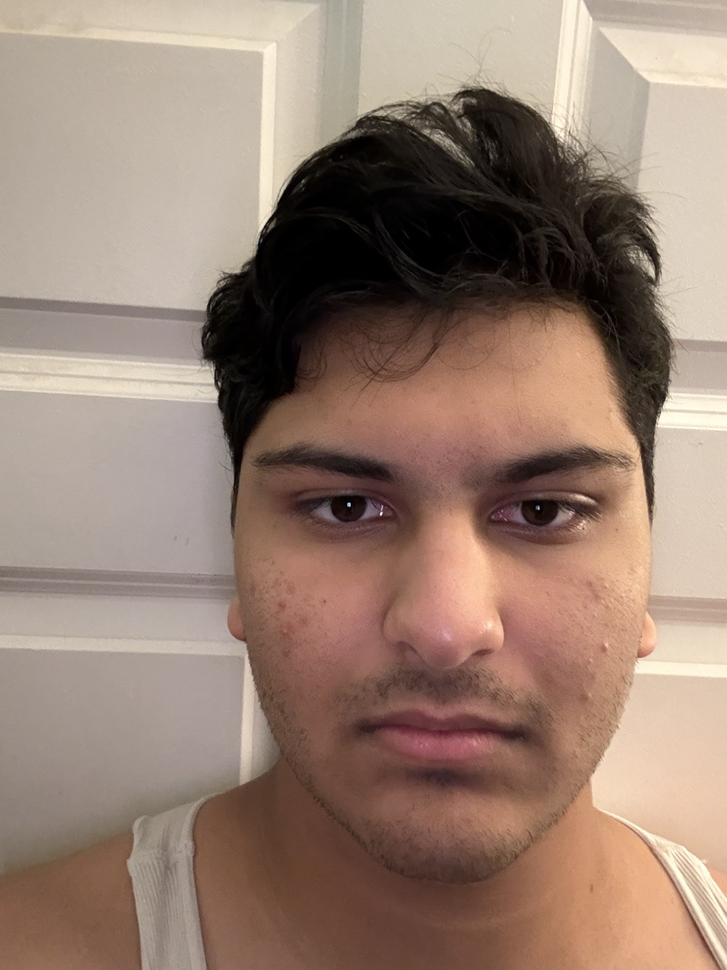
#> input picture backend/uploads/before_IMG_0707.jpeg, 727 x 970 px, shrunk from 2316 x 3088 before the run
$ python -i face_analysis_simple.py   (imports and definitions only)
#> lines starting #> are read from the running program, lines starting #| are printed output that depends on the picture
import cv2
import numpy as np
from typing import Tuple, Dict, Optional
import math

class FaceAnalyzer:
    def __init__(self):
        # Initialize OpenCV face detection
        self.face_cascade = cv2.CascadeClassifier(cv2.data.haarcascades + 'haarcascade_frontalface_default.xml')
        self.eye_cascade = cv2.CascadeClassifier(cv2.data.haarcascades + 'haarcascade_eye.xml')

    def analyze_face(self, image_path: str) -> Tuple[Optional[np.ndarray], Dict]:
        """Analyze face and return landmarks and measurements"""
#> called with image_path = 'uploads/before_IMG_0707.jpeg'
        # Read image
        image = cv2.imread(image_path)
#> image is the input picture: shape (970, 727, 3); mean B, G, R 114.4, 128.4, 151.9
        if image is None:
            return None, {}

        # Convert to grayscale for face detection
        gray = cv2.cvtColor(image, cv2.COLOR_BGR2GRAY)
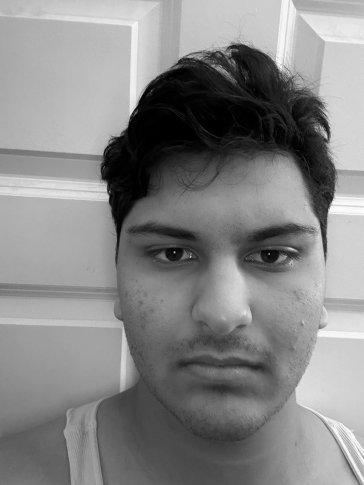
#> gray: shape (970, 727) (shown at 1/2 size); min 0, max 253, mean 133.8

        # Detect faces
        faces = self.face_cascade.detectMultiScale(gray, 1.1, 4)
#> faces = [[181, 321, 503, 503]]

        if len(faces) == 0:
            return None, {}

        # Get the first face
        (x, y, w, h) = faces[0]
#> x = 181; y = 321; w = 503; h = 503

        # Create a simple face region
        face_region = gray[y:y+h, x:x+w]
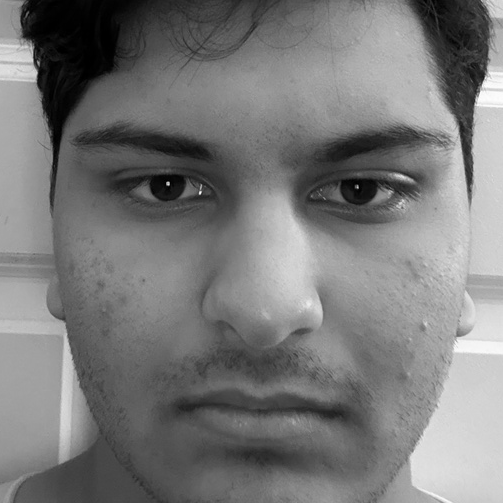
#> face_region: shape (503, 503); min 0, max 253, mean 120.8

        # Detect eyes within the face
        eyes = self.eye_cascade.detectMultiScale(face_region)
#> eyes = [[208, 339, 46, 46], [110, 132, 109, 109], [300, 132, 113, 113]]

        # Create simple landmarks based on face detection
        landmarks = self._create_simple_landmarks(x, y, w, h, eyes)

        # Calculate measurements
        measurements = self._calculate_measurements(landmarks, image.shape)

        return landmarks, measurements

    def _create_simple_landmarks(self, x, y, w, h, eyes):
        """Create simple facial landmarks based on face detection"""
#> called with x = 181, y = 321, w = 503, h = 503, eyes = array of shape (3, 4)
        landmarks = []

        # Face center
        center_x = x + w // 2
#> center_x = 432
        center_y = y + h // 2
#> center_y = 572

        # Basic facial points
        landmarks.append([center_x, center_y, 0])  # Face center
        landmarks.append([center_x, y + h * 0.3, 0])  # Forehead
        landmarks.append([center_x, y + h * 0.7, 0])  # Chin
        landmarks.append([x + w * 0.3, center_y, 0])  # Left cheek
        landmarks.append([x + w * 0.7, center_y, 0])  # Right cheek

        # Eye positions (simplified)
        if len(eyes) >= 2:
            # Sort eyes by x position
            eyes = sorted(eyes, key=lambda eye: eye[0])
#> eyes = [[110, 132, 109, 109], [208, 339, 46, 46], [300, 132, 113, 113]]
            left_eye = eyes[0]
#> left_eye = [110, 132, 109, 109]
            right_eye = eyes[1]
#> right_eye = [208, 339, 46, 46]

            # Left eye center
            left_eye_x = x + left_eye[0] + left_eye[2] // 2
#> left_eye_x = 345
            left_eye_y = y + left_eye[1] + left_eye[3] // 2
#> left_eye_y = 507
            landmarks.append([left_eye_x, left_eye_y, 0])

            # Right eye center
            right_eye_x = x + right_eye[0] + right_eye[2] // 2
#> right_eye_x = 412
            right_eye_y = y + right_eye[1] + right_eye[3] // 2
#> right_eye_y = 683
#> in analyze_face, `landmarks = self._create_simple_landmarks(x, y, w, h, eyes)`: landmarks = [[432, 572, 0], [432, 471.9, 0], [432, 673.1, 0], [331.9, 572, 0], [533.1, 572, 0], [345, 507, 0], [412, 683, 0], [432, 572.5, 0], [432, 723.4, 0]]
            landmarks.append([right_eye_x, right_eye_y, 0])
        else:
            # Default eye positions
            landmarks.append([x + w * 0.35, y + h * 0.4, 0])  # Left eye
            landmarks.append([x + w * 0.65, y + h * 0.4, 0])  # Right eye

        # Nose (center of face)
        landmarks.append([center_x, y + h * 0.5, 0])

        # Mouth (lower third)
        landmarks.append([center_x, y + h * 0.8, 0])

        return np.array(landmarks)

    def _calculate_measurements(self, landmarks: np.ndarray, image_shape: Tuple[int, int, int]) -> Dict:
        """Calculate facial measurements and ratios"""
#> called with landmarks = array of shape (9, 3), image_shape = (970, 727, 3)
        height, width = image_shape[:2]

        # Convert normalized coordinates to pixel coordinates
        landmarks_px = landmarks.copy()
#> landmarks_px has the same summary as landmarks in analyze_face

        # Calculate symmetry score (simplified)
        symmetry_score = self._calculate_symmetry(landmarks_px)

        # Calculate basic ratios
        if len(landmarks_px) >= 7:  # Ensure we have enough points
            # Eye distance
            left_eye = landmarks_px[5] if len(landmarks_px) > 5 else landmarks_px[0]
            right_eye = landmarks_px[6] if len(landmarks_px) > 6 else landmarks_px[1]
            eye_distance = np.linalg.norm(right_eye - left_eye)

            # Face width (approximate)
            face_width = width * 0.6  # Rough estimate

            # Nose width (simplified)
            nose_width = eye_distance * 0.8

            # Nose to IPD ratio
            nose_to_ipd_ratio = nose_width / eye_distance if eye_distance > 0 else 1.0

            # Chin projection (simplified)
            chin_projection = abs(landmarks_px[2][0] - landmarks_px[0][0])  # Chin vs center

            # Jaw asymmetry (simplified)
            jaw_asymmetry = abs(landmarks_px[3][0] - landmarks_px[4][0])  # Left vs right cheek
        else:
            eye_distance = width * 0.2
            nose_to_ipd_ratio = 0.8
            chin_projection = width * 0.1
            jaw_asymmetry = width * 0.05

        return {
            "symmetry_score": symmetry_score,
            "nose_to_ipd_ratio": nose_to_ipd_ratio,
            "chin_projection": chin_projection,
            "jaw_asymmetry": jaw_asymmetry,
            "eye_distance": eye_distance,
            "face_width": face_width
        }

    def _calculate_symmetry(self, landmarks: np.ndarray) -> float:
        """Calculate facial symmetry score (0-1) - simplified version"""
        if len(landmarks) < 7:
            return 0.8  # Default good symmetry

        # Get face center
        face_center = landmarks[0]
#> face_center = [432, 572, 0]

        # Calculate left and right side distances from center
        left_points = landmarks[3:5]  # Left cheek and left eye
#> left_points = [[331.9, 572, 0], [533.1, 572, 0]]
        right_points = landmarks[4:6]  # Right cheek and right eye
#> right_points = [[533.1, 572, 0], [345, 507, 0]]

        if len(left_points) == 0 or len(right_points) == 0:
            return 0.8

        # Calculate average distance from center
        left_distances = [np.linalg.norm(point - face_center) for point in left_points]
#> left_distances = [100.1, 101.1]
        right_distances = [np.linalg.norm(point - face_center) for point in right_points]
#> right_distances = [101.1, 108.6]

        # Calculate symmetry based on distance differences
        if len(left_distances) > 0 and len(right_distances) > 0:
            avg_left = np.mean(left_distances)
#> avg_left = 100.6
            avg_right = np.mean(right_distances)
#> avg_right = 104.9
            symmetry_diff = abs(avg_left - avg_right) / max(avg_left, avg_right)
#> symmetry_diff = 0.0405
            symmetry_score = max(0, 1 - symmetry_diff)
#> symmetry_score = 0.959
        else:
            symmetry_score = 0.8

        return min(1.0, symmetry_score)

>>> result = FaceAnalyzer().analyze_face('uploads/before_IMG_0707.jpeg')
#> in _calculate_measurements, `left_eye = landmarks_px[5] if len(landmarks_px) > 5 else landmarks_px[0]`: left_eye = [345, 507, 0]
#> in _calculate_measurements, `right_eye = landmarks_px[6] if len(landmarks_px) > 6 else landmarks_px..`: right_eye = [412, 683, 0]
#> in _calculate_measurements, `eye_distance = np.linalg.norm(right_eye - left_eye)`: eye_distance = 188.3
#> in _calculate_measurements, `nose_width = eye_distance * 0.8`: nose_width = 150.7
#> in _calculate_measurements, `nose_to_ipd_ratio = nose_width / eye_distance if eye_distance > 0 else..`: nose_to_ipd_ratio = 0.8
#> in _calculate_measurements, `chin_projection = abs(landmarks_px[2][0] - landmarks_px[0][0])`: chin_projection = 0
#> in _calculate_measurements, `jaw_asymmetry = abs(landmarks_px[3][0] - landmarks_px[4][0])`: jaw_asymmetry = 201.2
#> in analyze_face, `measurements = self._calculate_measurements(landmarks, image.shape)`: measurements = {'symmetry_score': 0.959, 'nose_to_ipd_ratio': 0.8, 'chin_projection': 0, 'jaw_asymmetry': 201.2, 'eye_distance': 188.3, 'face_width': 436.2}

$ run again, on backend/uploads/before_aradhanalinkedinold.jpeg
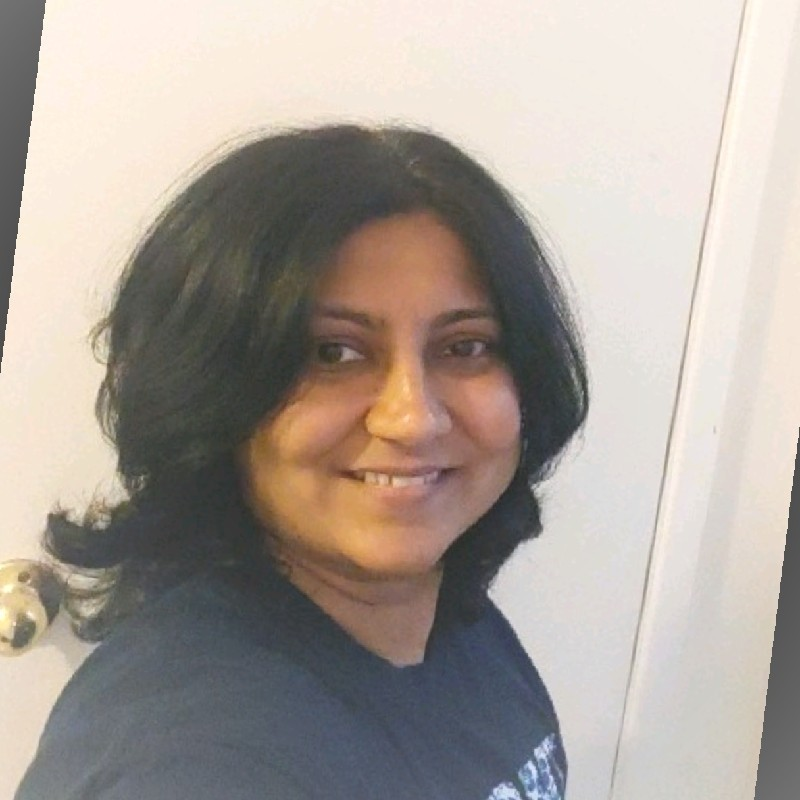
#> input picture backend/uploads/before_aradhanalinkedinold.jpeg, 800 x 800 px
#> in analyze_face, image is the input picture: shape (800, 800, 3); mean B, G, R 153, 160.7, 169.6
#> in analyze_face, `gray = cv2.cvtColor(image, cv2.COLOR_BGR2GRAY)`:
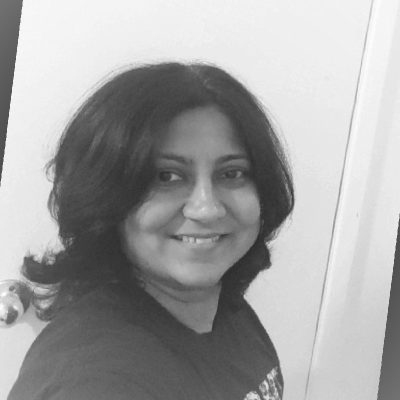
#> gray: shape (800, 800) (shown at 1/2 size); min 39, max 254, mean 162.5
#> faces = [[39, 564, 88, 88], [250, 236, 312, 312]]
#> x = 39; y = 564; w = 88
#> in analyze_face, `face_region = gray[y:y+h, x:x+w]`:
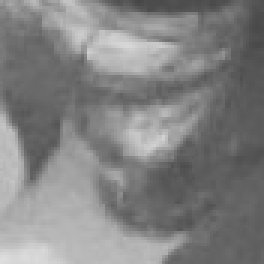
#> face_region: shape (88, 88) (shown 3 times larger); min 70, max 221, mean 130.2
#> eyes = ()
#> center_x = 83
#> center_y = 608
#> landmarks = [[83, 608, 0], [83, 590.4, 0], [83, 625.6, 0], [65.4, 608, 0], [100.6, 608, 0], [69.8, 599.2, 0], [96.2, 599.2, 0], [83, 608, 0], [83, 634.4, 0]]
#> landmarks_px has the same summary as landmarks in analyze_face
#> face_center = [83, 608, 0]
#> left_points = [[65.4, 608, 0], [100.6, 608, 0]]
#> right_points = [[100.6, 608, 0], [69.8, 599.2, 0]]
#> left_distances = [17.6, 17.6]
#> right_distances = [17.6, 15.86]
#> avg_left = 17.6
#> avg_right = 16.73
#> symmetry_diff = 0.0493
#> in _calculate_symmetry, `symmetry_score = max(0, 1 - symmetry_diff)`: symmetry_score = 0.951
#> left_eye = [69.8, 599.2, 0]
#> right_eye = [96.2, 599.2, 0]
#> eye_distance = 26.4
#> nose_width = 21.12
#> nose_to_ipd_ratio = 0.8
#> chin_projection = 0
#> jaw_asymmetry = 35.2
#> measurements = {'symmetry_score': 0.951, 'nose_to_ipd_ratio': 0.8, 'chin_projection': 0, 'jaw_asymmetry': 35.2, 'eye_distance': 26.4, 'face_width': 480}

$ run again, on backend/uploads/before_IMG_8919.JPG
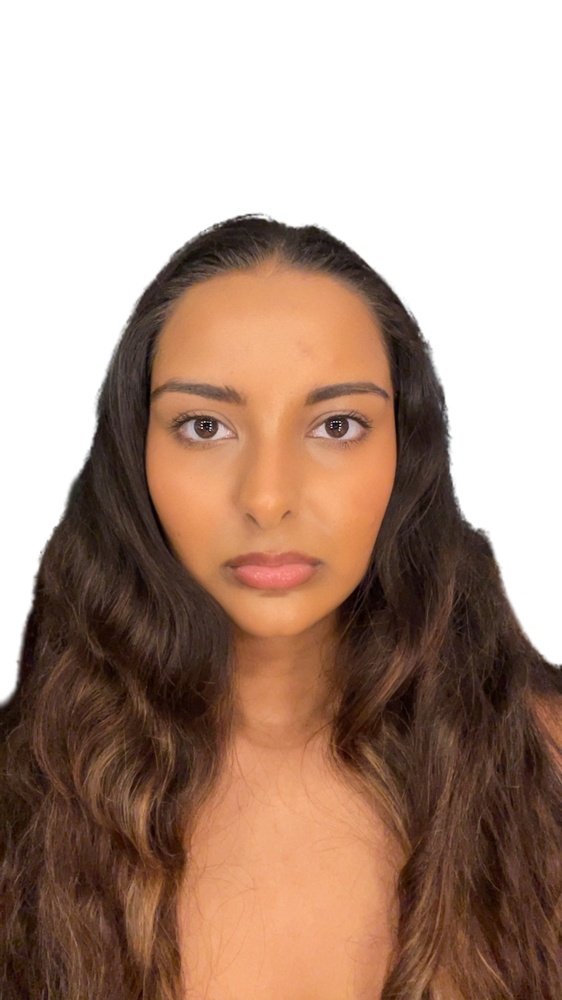
#> input picture backend/uploads/before_IMG_8919.JPG, 562 x 1000 px, shrunk from 1242 x 2208 before the run
#> in analyze_face, image is the input picture: shape (1000, 562, 3); mean B, G, R 135.4, 150.1, 176.6
#> in analyze_face, `gray = cv2.cvtColor(image, cv2.COLOR_BGR2GRAY)`:
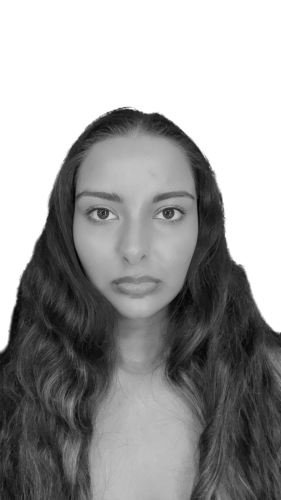
#> gray: shape (1000, 562) (shown at 1/2 size); min 2, max 255, mean 156.4
#> faces = [[114, 308, 313, 313]]
#> x = 114; y = 308; w = 313
#> in analyze_face, `face_region = gray[y:y+h, x:x+w]`:
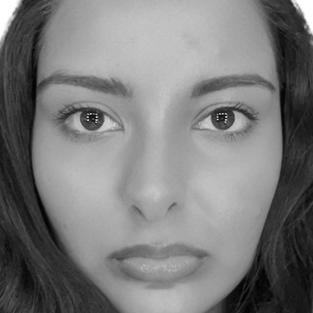
#> face_region: shape (313, 313); min 2, max 255, mean 123.4
#> in analyze_face, `eyes = self.eye_cascade.detectMultiScale(face_region)`: eyes = [[186, 82, 73, 73], [49, 82, 76, 76]]
#> center_x = 270
#> center_y = 464
#> in _create_simple_landmarks, `eyes = sorted(eyes, key=lambda eye: eye[0])`: eyes = [[49, 82, 76, 76], [186, 82, 73, 73]]
#> in _create_simple_landmarks, `left_eye = eyes[0]`: left_eye = [49, 82, 76, 76]
#> in _create_simple_landmarks, `right_eye = eyes[1]`: right_eye = [186, 82, 73, 73]
#> left_eye_x = 201
#> left_eye_y = 428
#> right_eye_x = 336
#> right_eye_y = 426
#> landmarks = [[270, 464, 0], [270, 401.9, 0], [270, 527.1, 0], [207.9, 464, 0], [333.1, 464, 0], [201, 428, 0], [336, 426, 0], [270, 464.5, 0], [270, 558.4, 0]]
#> landmarks_px has the same summary as landmarks in analyze_face
#> face_center = [270, 464, 0]
#> left_points = [[207.9, 464, 0], [333.1, 464, 0]]
#> right_points = [[333.1, 464, 0], [201, 428, 0]]
#> left_distances = [62.1, 63.1]
#> right_distances = [63.1, 77.83]
#> avg_left = 62.6
#> avg_right = 70.46
#> symmetry_diff = 0.112
#> in _calculate_symmetry, `symmetry_score = max(0, 1 - symmetry_diff)`: symmetry_score = 0.888
#> in _calculate_measurements, `left_eye = landmarks_px[5] if len(landmarks_px) > 5 else landmarks_px[0]`: left_eye = [201, 428, 0]
#> in _calculate_measurements, `right_eye = landmarks_px[6] if len(landmarks_px) > 6 else landmarks_px..`: right_eye = [336, 426, 0]
#> eye_distance = 135
#> nose_width = 108
#> nose_to_ipd_ratio = 0.8
#> chin_projection = 0
#> jaw_asymmetry = 125.2
#> measurements = {'symmetry_score': 0.888, 'nose_to_ipd_ratio': 0.8, 'chin_projection': 0, 'jaw_asymmetry': 125.2, 'eye_distance': 135, 'face_width': 337.2}
